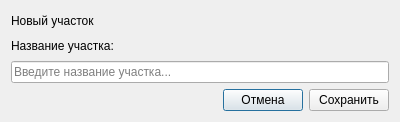
<?xml version="1.0" encoding="UTF-8"?>
<ui version="4.0">
 <class>AreaDialog</class>
 <widget class="QDialog" name="AreaDialog">
  <property name="geometry">
   <rect>
    <x>0</x>
    <y>0</y>
    <width>400</width>
    <height>122</height>
   </rect>
  </property>
  <property name="minimumSize">
   <size>
    <width>400</width>
    <height>0</height>
   </size>
  </property>
  <property name="windowTitle">
   <string>Участок</string>
  </property>
  <layout class="QVBoxLayout" name="verticalLayout">
   <item>
    <widget class="QLabel" name="titleLabel">
     <property name="text">
      <string>Новый участок</string>
     </property>
    </widget>
   </item>
   <item>
    <widget class="QLabel" name="nameLabel">
     <property name="text">
      <string>Название участка:</string>
     </property>
    </widget>
   </item>
   <item>
    <widget class="QLineEdit" name="nameLineEdit">
     <property name="placeholderText">
      <string>Введите название участка...</string>
     </property>
    </widget>
   </item>
   <item>
    <layout class="QHBoxLayout" name="buttonsLayout">
     <item>
      <spacer name="horizontalSpacer">
       <property name="orientation">
        <enum>Qt::Orientation::Horizontal</enum>
       </property>
       <property name="sizeHint" stdset="0">
        <size>
         <width>40</width>
         <height>20</height>
        </size>
       </property>
      </spacer>
     </item>
     <item>
      <widget class="QPushButton" name="cancelButton">
       <property name="text">
        <string>Отмена</string>
       </property>
      </widget>
     </item>
     <item>
      <widget class="QPushButton" name="saveButton">
       <property name="text">
        <string>Сохранить</string>
       </property>
      </widget>
     </item>
    </layout>
   </item>
  </layout>
 </widget>
 <resources/>
 <connections/>
</ui>
